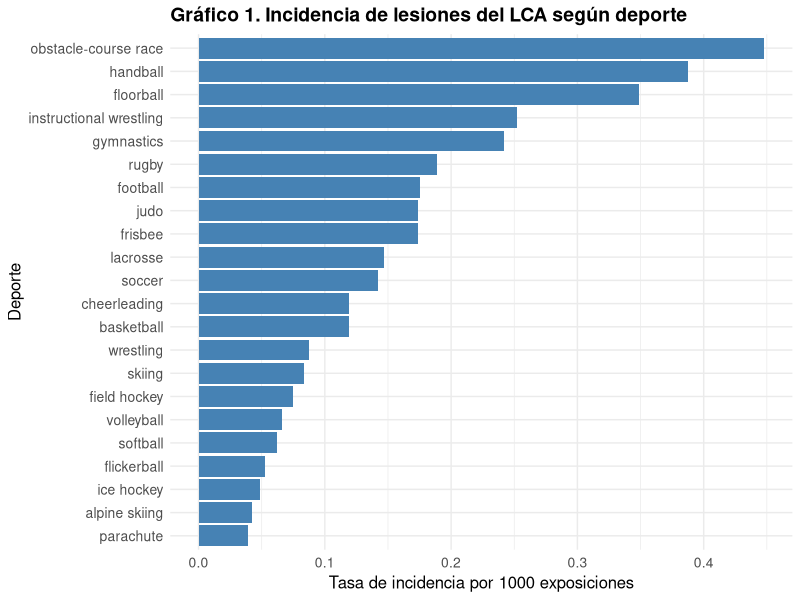
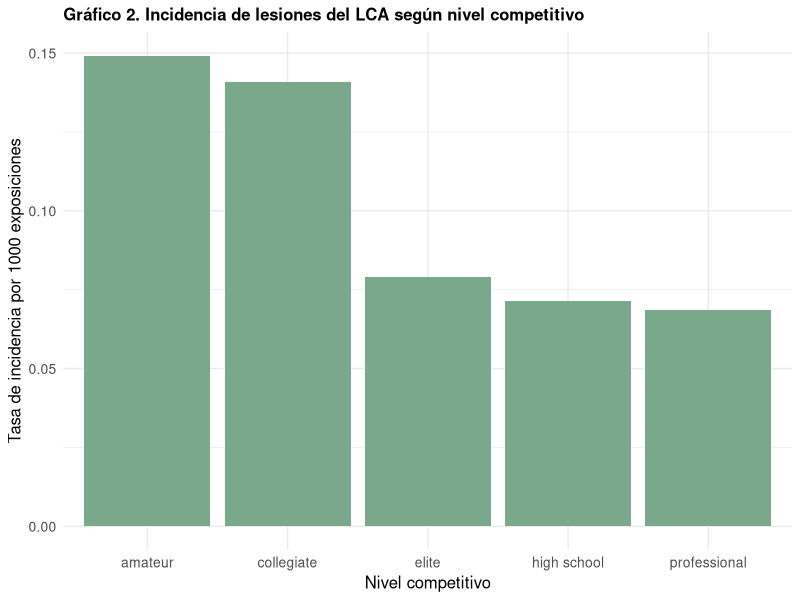
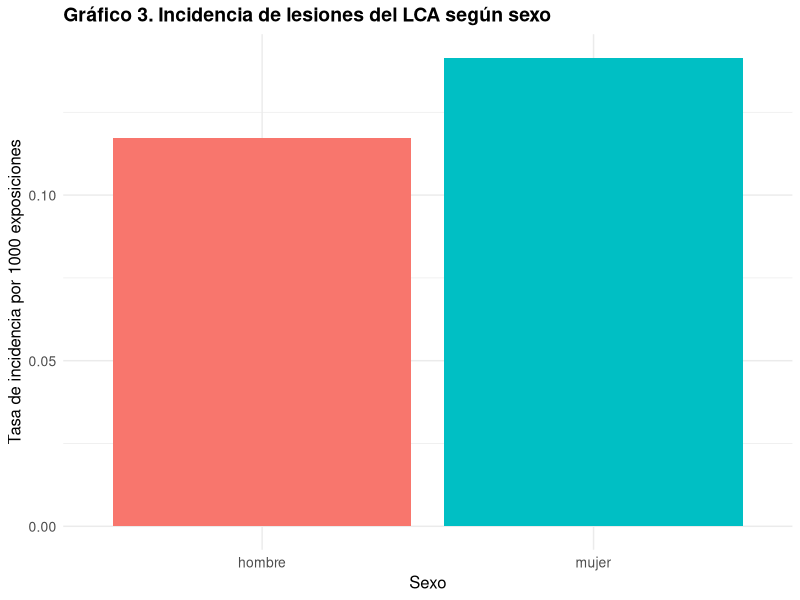
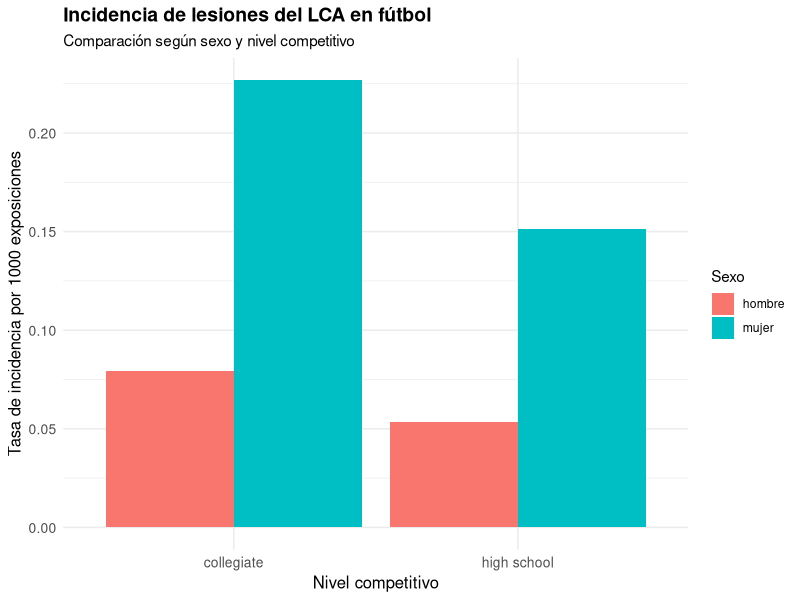

Here is the R script that generated these plots, in order:
## ---- chunk 1
#| echo: false
#| message: false


library(tidyverse)

## ---- chunk 2
#| echo: false
#| message: false

library(readxl)
base_maestra_lca <- read_excel("../data/Data_Integrada/base_maestra_lca.xlsx",
    sheet = "Base_maestra"
    )
## ---- chunk 3
#| echo: false

knitr::kable(
  head(
    base_maestra_lca[, c(
      "deporte",
      "sexo",
      "nivel.agrupado",
      "lesiones.lca",
      "exposiciones",
      "tasa.por.1000"
    )],
    5
  ),
  caption = "Solo se muestran las primeras 5 filas de la tabla."
)
## ---- chunk 4
#| echo: false

incidencia.deporte <- base_maestra_lca |>
  filter(
    deporte != "desconocido",
    deporte != "soccer, basketball",
    exposiciones > 0
  ) |>
  group_by(deporte) |>
  summarise(
    lesiones = sum(lesiones.lca),
    exposiciones = sum(exposiciones)
  ) |>
  mutate(
    tasa.incidencia = (lesiones / exposiciones) * 1000
  )

incidencia.deporte.top <- incidencia.deporte |>
  slice_max(
    order_by = tasa.incidencia,
    n = 22,
    with_ties = FALSE
  )


## ---- chunk 5
#| echo: false

grafico.deporte <- ggplot(
  incidencia.deporte.top,
  aes(
    x = reorder(deporte, tasa.incidencia),
    y = tasa.incidencia
  )
) +
  geom_col(fill = "steelblue") +
  coord_flip() +
  labs(
    title = stringr::str_wrap("Gráfico 1. Incidencia de lesiones del LCA según deporte"),
    x = "Deporte",
    y = "Tasa de incidencia por 1000 exposiciones"
  ) +
  theme_minimal() +
  theme(
    plot.title = element_text(size = 14, face = "bold"),
    axis.title = element_text(size = 12),
    axis.text = element_text(size = 10)
  )

grafico.deporte

# poner color, ordenar datos, título, y no se qué más.
# revisar el color
# recortar los deportes, poner menos

## ---- chunk 6
#| echo: false

incidencia.nivel <- base_maestra_lca |>
  filter(
    nivel.agrupado %in% c(
      "amateur",
      "collegiate",
      "elite",
      "high school",
      "professional"),
    exposiciones > 0
  ) |>
  group_by(nivel.agrupado) |>
  summarise(
    lesiones = sum(lesiones.lca),
    exposiciones = sum(exposiciones)
  ) |>
  mutate(
    tasa.incidencia = (lesiones / exposiciones) * 1000
  )
## ---- chunk 7
#| echo: false
#| fig-width: 6
#| fig-height: 3.5
#| out-width: "80%"
#| fig-align: center

grafico.nivel <- ggplot(
  incidencia.nivel,
  aes(
    x = reorder(nivel.agrupado, -tasa.incidencia),
    y = tasa.incidencia
  )
) +
  geom_col(fill = "#79A88B") +
  labs(
    title = "Gráfico 2. Incidencia de lesiones del LCA según nivel competitivo",
    x = "Nivel competitivo",
    y = "Tasa de incidencia por 1000 exposiciones"
  ) +
  theme_minimal() +
  theme(
    plot.title = element_text(size = 12, face = "bold"),
    axis.title = element_text(size = 12),
    axis.text = element_text(size = 10)
  )

grafico.nivel

# poner color, ordenar datos, título, y no se qué más.

## ---- chunk 8
#| echo: false

incidencia.sexo <- base_maestra_lca |>
  filter(
    sexo != "desconocido",
    exposiciones > 0
  ) |>
  group_by(sexo) |>
  summarise(
    lesiones = sum(lesiones.lca),
    exposiciones = sum(exposiciones)
  ) |>
  mutate(
    tasa.incidencia = (lesiones / exposiciones) * 1000
  )


## ---- chunk 9
#| echo: false
#| fig-width: 6
#| fig-height: 3.5
#| out-width: "80%"
#| fig-align: center

grafico.sexo <- ggplot(
  incidencia.sexo,
  aes(
    x = sexo,
    y = tasa.incidencia,
    fill = sexo
  )
) +
  geom_col() +
  labs(
    title = "Gráfico 3. Incidencia de lesiones del LCA según sexo",
    x = "Sexo",
    y = "Tasa de incidencia por 1000 exposiciones"
  ) +
  theme_minimal() +
  theme(
    plot.title = element_text(size = 14, face = "bold"),
    axis.title = element_text(size = 12),
    axis.text = element_text(size = 10),
    legend.position = "none"
  )


grafico.sexo
## ---- chunk 10
#| echo: false

soccer.caso <- base_maestra_lca |>
  filter(
    deporte == "soccer",
    sexo %in% c("hombre", "mujer"),
    nivel.agrupado %in% c("high school", "collegiate"),
    exposiciones > 0
  ) |>
  group_by(nivel.agrupado, sexo) |>
  summarise(
    lesiones = sum(lesiones.lca),
    exposiciones = sum(exposiciones),
    .groups = "drop"
  ) |>
  mutate(
    tasa.incidencia = (lesiones / exposiciones) * 1000
  )
## ---- chunk 11
#| echo: false
#| fig-width: 6
#| fig-height: 3.5
#| out-width: "80%"
#| fig-align: center

grafico.soccer <- ggplot(
  soccer.caso,
  aes(
    x = nivel.agrupado,
    y = tasa.incidencia,
    fill = sexo
  )
) +
  geom_col(
    position = "dodge"
  ) +
  labs(
    title = "Incidencia de lesiones del LCA en fútbol",
    subtitle = "Comparación según sexo y nivel competitivo",
    x = "Nivel competitivo",
    y = "Tasa de incidencia por 1000 exposiciones",
    fill = "Sexo"
  ) +
  theme_minimal() +
  theme(
    plot.title = element_text(size = 14, face = "bold"),
    axis.title = element_text(size = 12),
    axis.text = element_text(size = 10)
  )

grafico.soccer
